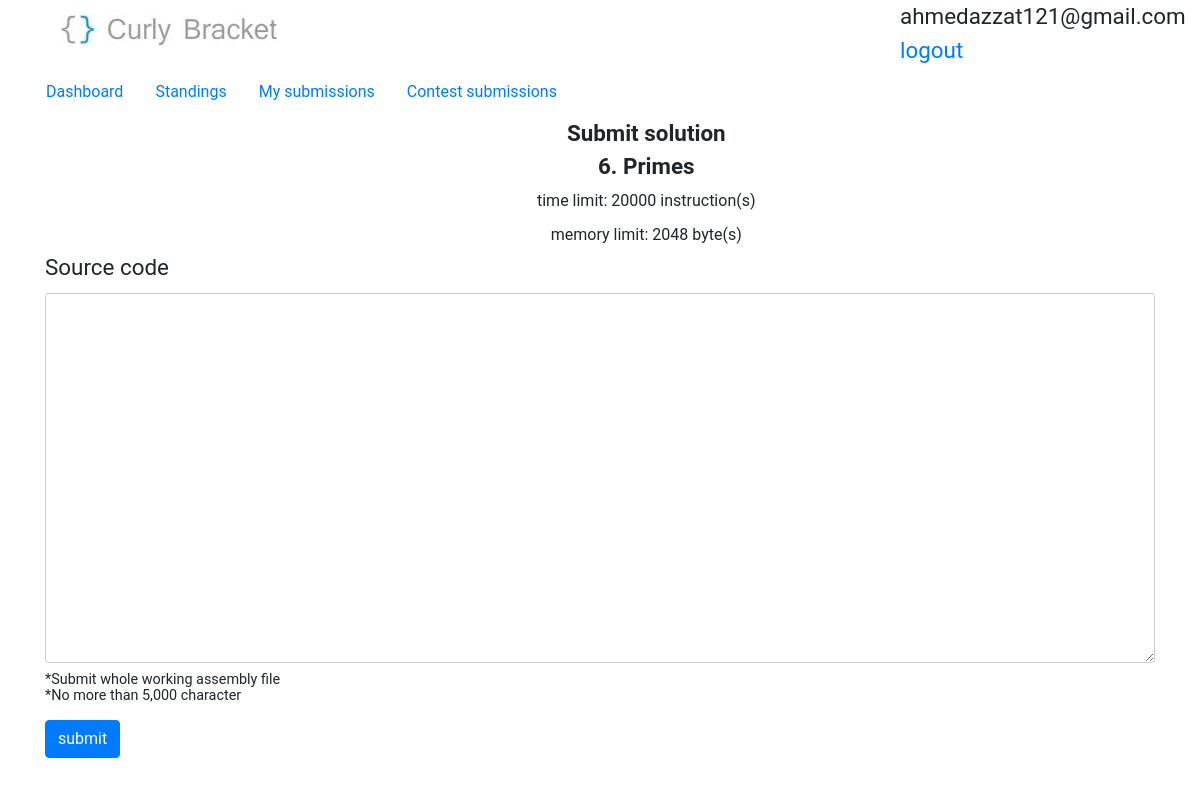
Before: /contest/3/problem/6/submit (signed in) with the older database file.
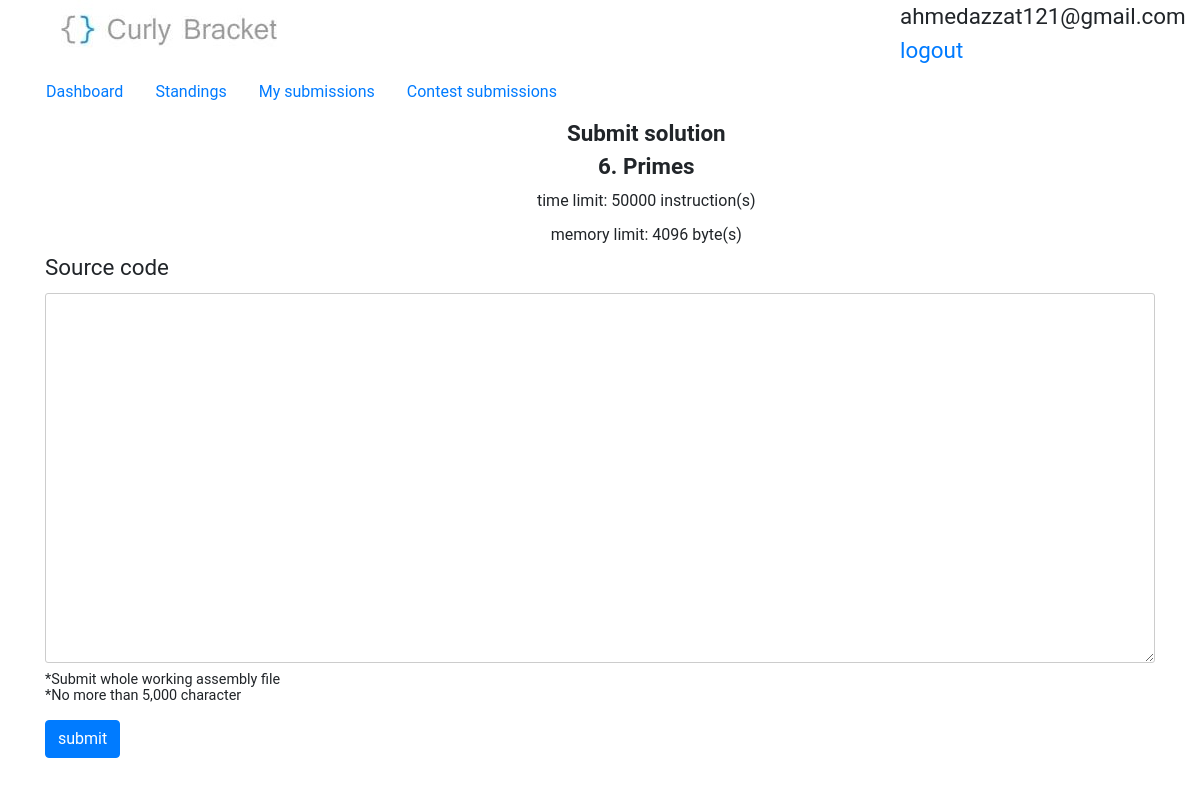
After: the same page with the newer database file.
### BracketsOJ/models.py (models this page shows, shortened)
class problem(models.Model):
    title = models.CharField(max_length=50)
    time_limit = models.IntegerField(default=100)
    memory_limit = models.IntegerField(default=64)
    statement = models.CharField(max_length=1500)
    input_section = models.CharField(max_length=500)
    output_section = models.CharField(max_length=500)
    samples = models.IntegerField(default=1)
    notes = models.CharField(max_length=200, blank=True, null=True)
    added = models.DateField(auto_now_add=True, blank=True)
    contest = models.ForeignKey(contest, on_delete=models.SET_NULL, null=True, blank=True)
    checker = models.CharField(max_length=50, default='ecmp')

### BracketsOJ/views.py (the view)
# urls.py: path('problem/<int:problem_id>/submit', views.submitView, name='submit'),
def submitView(request, problem_id=None, contest_id=None):
    if not request.user.is_authenticated:
        return redirect('%s?next=%s' % (settings.LOGIN_URL, request.path))
    if problem_id is not None:
        current_problem = get_object_or_404(problem, id=problem_id)
        if contest_id is not None and current_problem.contest_id != contest_id:
            raise SuspiciousOperation()
    else:
        current_problem = {'id': 0, 'title': 'Custom test', 'time_limit': 100, 'memory_limit': 64}
    if request.method == 'POST':
        return postSubmitView(request, current_problem)
    return getSubmitView(request, current_problem)

### BracketsOJ/views.py (called while the page is built)
def getSubmitView(request, current_problem):
    context = {'problem': current_problem}
    try:
        return render(request, 'submit.html', context)
    except:
        raise SuspiciousOperation()

### templates/submit.html (shortened to what this page needs)
{% extends "base.html" %}
{% block content %}
        {% if problem is not None %}
            <div>
                <nav class="row nav problem-text">
                    {% if problem.contest is not none %}<a class="nav-link" href="/contest/{{ problem.contest_id }}">Dashboard</a>{% endif %}
                    {% if problem.contest is not none %}<a class="nav-link" href="/contest/{{ problem.contest_id }}/scoreboard">Standings</a>{% endif %}
                    {% if problem.contest is not none %}<a class="nav-link" href="/contest/{{ problem.contest.id }}/user/{{ user.id }}/submissions">My submissions</a>{% endif %}
                    {% if problem.contest is not none %}<a class="nav-link" href="/contest/{{ problem.contest_id }}/submissions">Contest submissions</a>{% endif %}
                </nav>
            </div>
        {% endif %}
        <div class="mx-auto" style="text-align: center">
            <div class="offset-5 col-3"><b>Submit solution</b></div>
            <div class="offset-5 col-3"><b>{{ problem.id }}. {{ problem.title }}</b></div>
            <div class="offset-5 col-3 problem-text">time limit: {{ problem.time_limit }} instruction(s)</div>
            <div class="offset-5 col-3 problem-text">memory limit: {{ problem.memory_limit }} byte(s)</div>
        </div>
        <form method="post" action="">{% csrf_token %}
            <div>
                <div>
                    <label class="t-0" for="source">Source code</label>
                </div>
                <div>
                    <textarea id="source" name="source" class="w-100" required maxlength="5000" rows="20"></textarea>
                    <p class="notes m-0">*Submit whole working assembly file</p>
                    <p class="notes">*No more than 5,000 character</p>
                </div>
            </div>
            <div class="mx-auto">
                <input type="submit" value="submit" class="btn btn-primary">
            </div>
        </form>
{% endblock content %}

Changed rows visible on the page:
changed problem "Primes": time_limit "20000" → "50000"; memory_limit "2048" → "4096"
